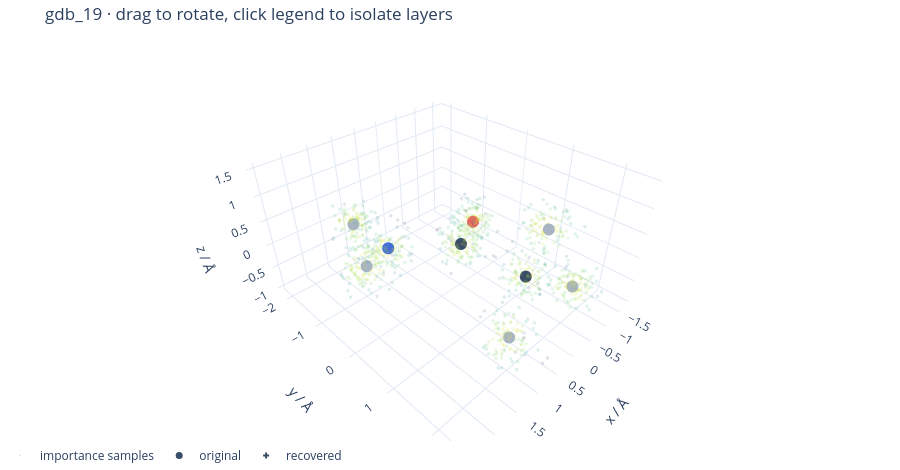

The cell this chart's notebook holds for it:
### Markdown cell above
## 4. Exploring the reconstruction

The interactive view shows the source atoms, sampled fields and reconstructed atoms in the same coordinate system. Drag the scene to rotate it, or select legend entries to change which elements are visible. The static overlay above provides another view of the same reconstruction.

### Code cell
interactive_molecule(molecule, fields, decoded).show(renderer="plotly_mimetype")

### Figure 1 — Plotly figure (JSON) as saved in the notebook; plotly's stock layout.template omitted (floating-point values rounded to 4 significant figures; data arrays with more than 128 entries replaced by an {"elided": "..."} marker saying what was removed)
{"data": [{"hoverinfo": "skip", "marker": {"color": {"elided": "1024 float values"}, "colorscale": [[0.0, "#440154"], [0.1111, "#482878"], [0.2222, "#3e4989"], [0.3333, "#31688e"], [0.4444, "#26828e"], [0.5556, "#1f9e89"], [0.6667, "#35b779"], [0.7778, "#6ece58"], [0.8889, "#b5de2b"], [1.0, "#fde725"]], "opacity": 0.15, "size": 2}, "mode": "markers", "name": "importance samples", "type": "scatter3d", "x": {"elided": "1024 float values"}, "y": {"elided": "1024 float values"}, "z": {"elided": "1024 float values"}}, {"hovertemplate": "%{text}<br>(%{x:.3f}, %{y:.3f}, %{z:.3f}) Å<extra>original</extra>", "marker": {"color": ["#394d68", "#394d68", "#426cdb", "#e46363", "#a8b4c2", "#a8b4c2", "#a8b4c2", "#a8b4c2", "#a8b4c2"], "size": 7, "symbol": "circle"}, "mode": "markers", "name": "original", "text": ["C", "C", "N", "O", "H", "H", "H", "H", "H"], "type": "scatter3d", "x": [0.0068, -0.0274, 1.178, -1.037, 0.9139, -0.8708, -0.0283, 1.984, 1.191], "y": [1.5, -0.0175, -0.6332, -0.6398, 1.929, 1.911, 1.785, -0.1318, -1.639], "z": [-0.0257, -0.1489, 0.0569, -0.4073, -0.461, -0.5235, 1.031, 0.3867, 0.1001]}, {"hovertemplate": "%{text}<br>(%{x:.3f}, %{y:.3f}, %{z:.3f}) Å<extra>recovered</extra>", "marker": {"color": ["#394d68", "#a8b4c2", "#a8b4c2", "#a8b4c2", "#a8b4c2", "#e46363", "#a8b4c2", "#394d68", "#426cdb"], "size": 5, "symbol": "cross"}, "mode": "markers", "name": "recovered", "text": ["C", "H", "H", "H", "H", "O", "H", "C", "N"], "type": "scatter3d", "x": [-0.0274, 1.191, -0.0283, 0.9139, 1.984, -1.037, -0.8708, 0.0068, 1.178], "y": [-0.0175, -1.639, 1.785, 1.929, -0.1318, -0.6398, 1.911, 1.5, -0.6332], "z": [-0.1489, 0.1001, 1.032, -0.461, 0.3867, -0.4073, -0.5235, -0.0257, 0.0569]}], "layout": {"height": 470, "legend": {"orientation": "h", "x": 0, "y": 0}, "margin": {"b": 0, "l": 0, "r": 0, "t": 40}, "scene": {"aspectmode": "data", "xaxis": {"title": {"text": "x / Å"}}, "yaxis": {"title": {"text": "y / Å"}}, "zaxis": {"title": {"text": "z / Å"}}}, "title": {"text": "gdb_19 · drag to rotate, click legend to isolate layers"}, "uirevision": "cords"}}
